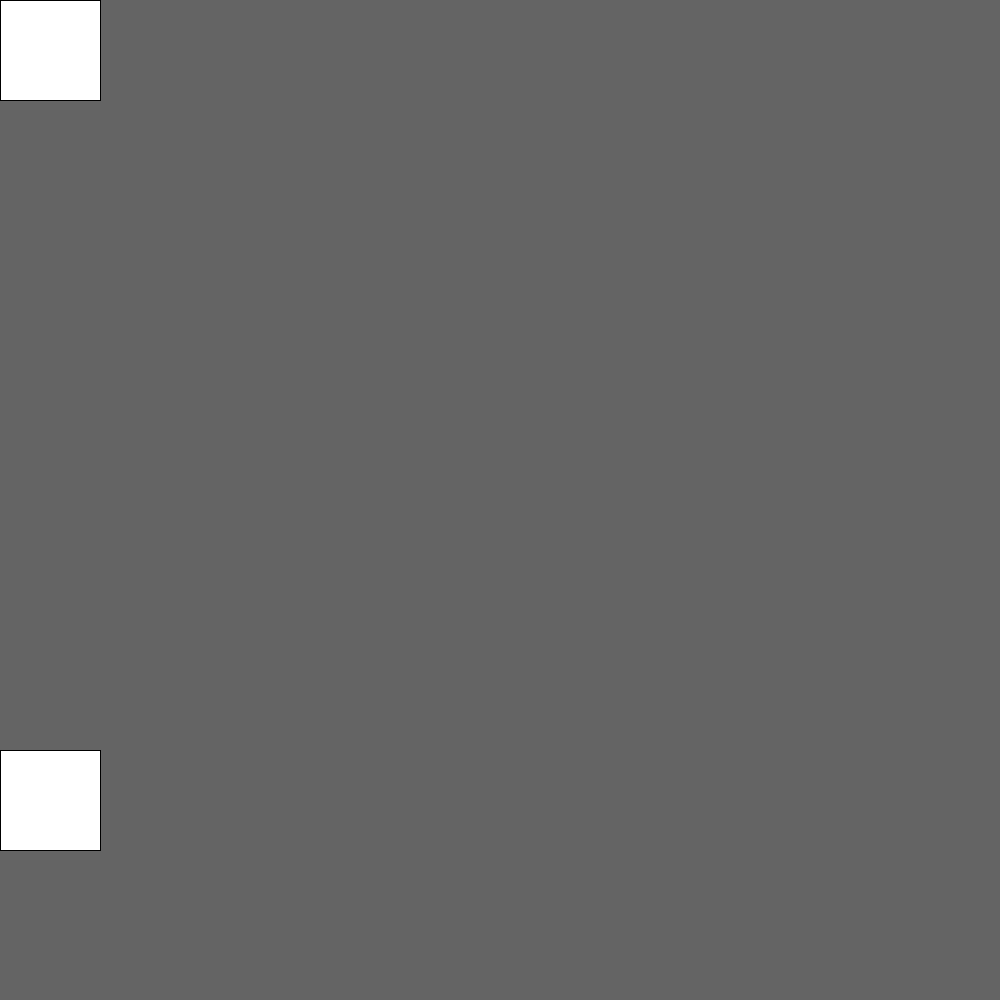
Frame 1 (no input)
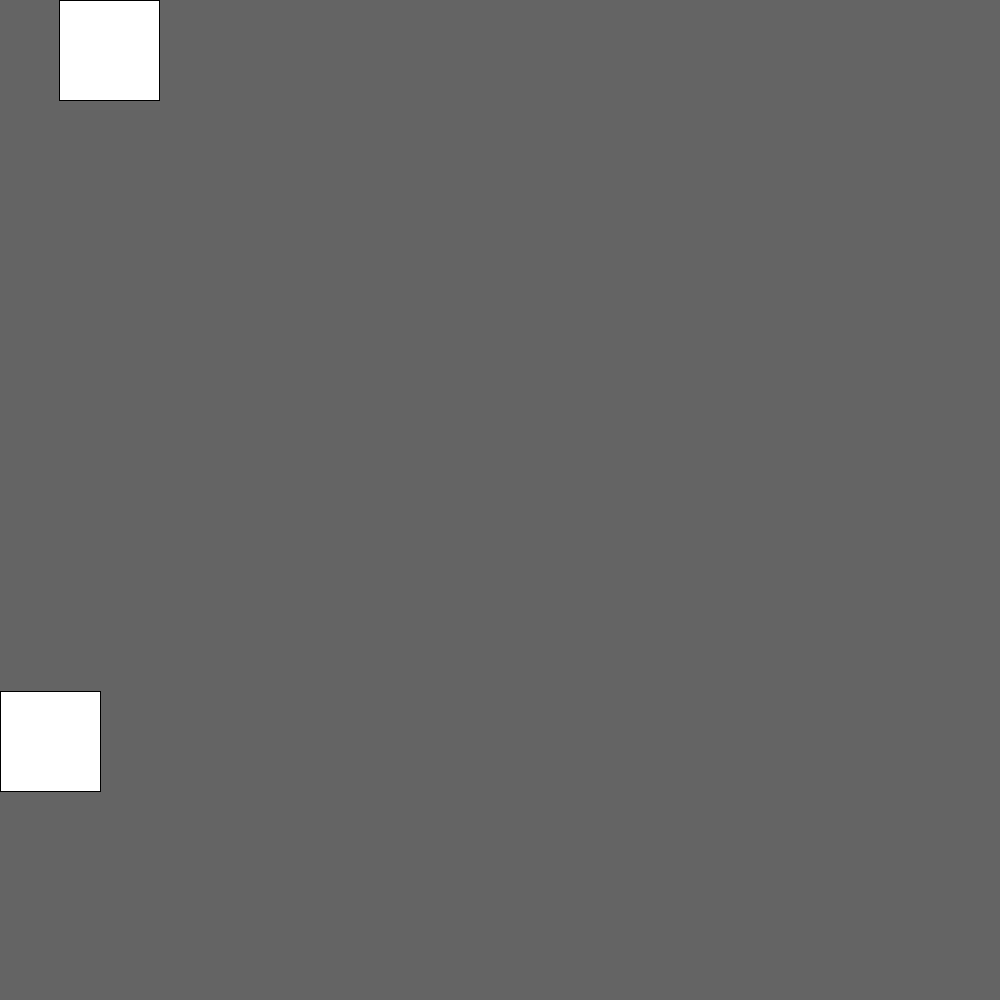
Frame 60 (the mouse pressed at the canvas centre just before this capture)
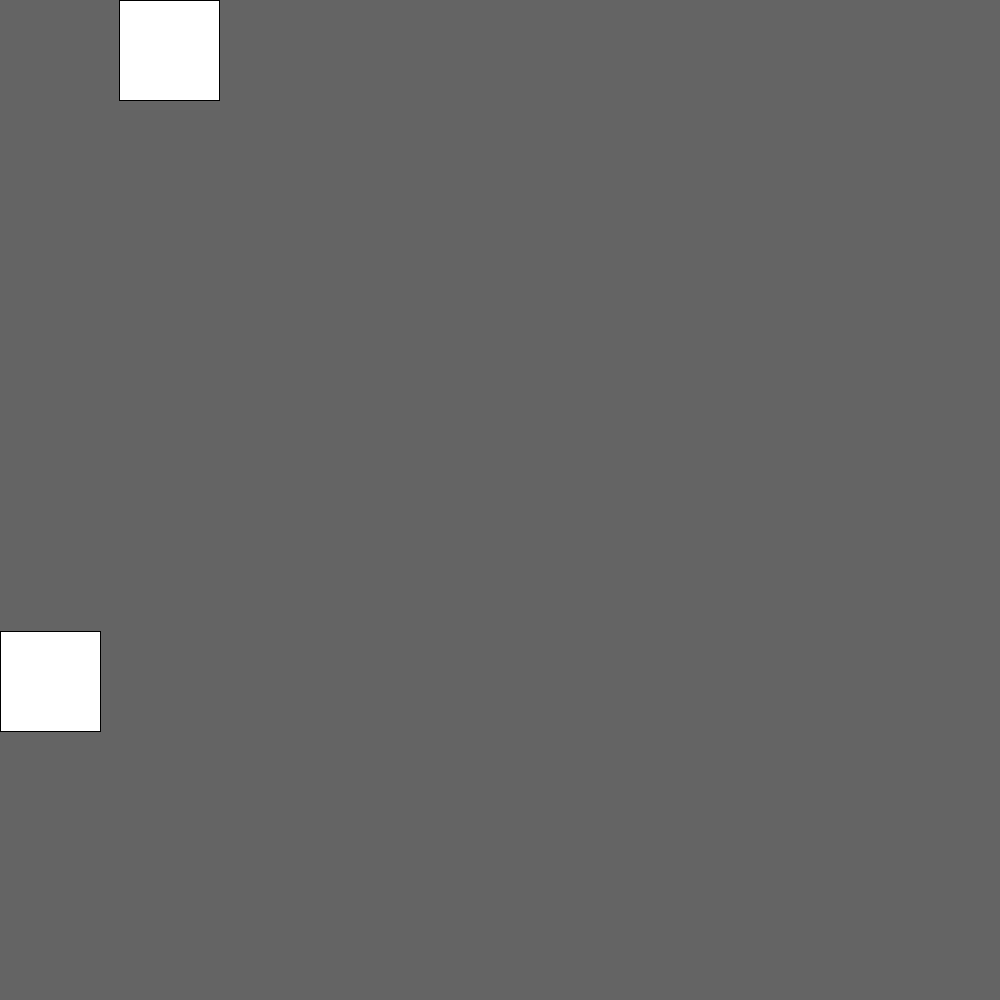
Frame 120 (the mouse held since frame 60 and released just before this capture)

The Processing sketch that drew these frames (run headless with seeded random() and noise(); from frame 60 on, the mouse is pressed at the canvas centre):

// Processing sketch: variables_assignmemt
// ── variables_assignmemt.pde

int x = 0; 
int a = 750;
void setup() {
  
  size (1000, 1000);
  
}

void draw() {
  
  background(100);
  
  square(x,0,100);
  x = x + 1;
  
  square(0,a,100);
  a = a - 1;

  

  
}
